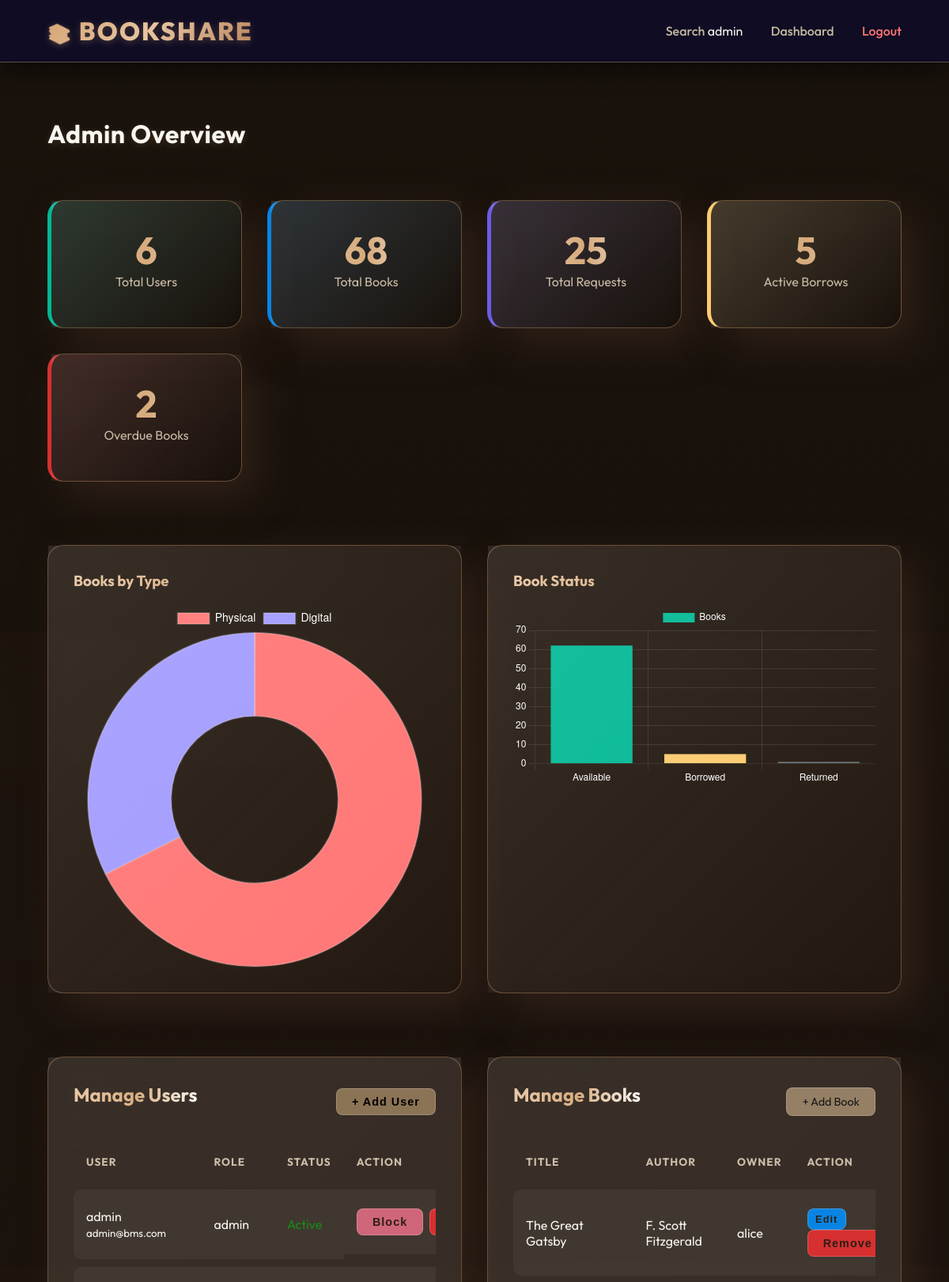
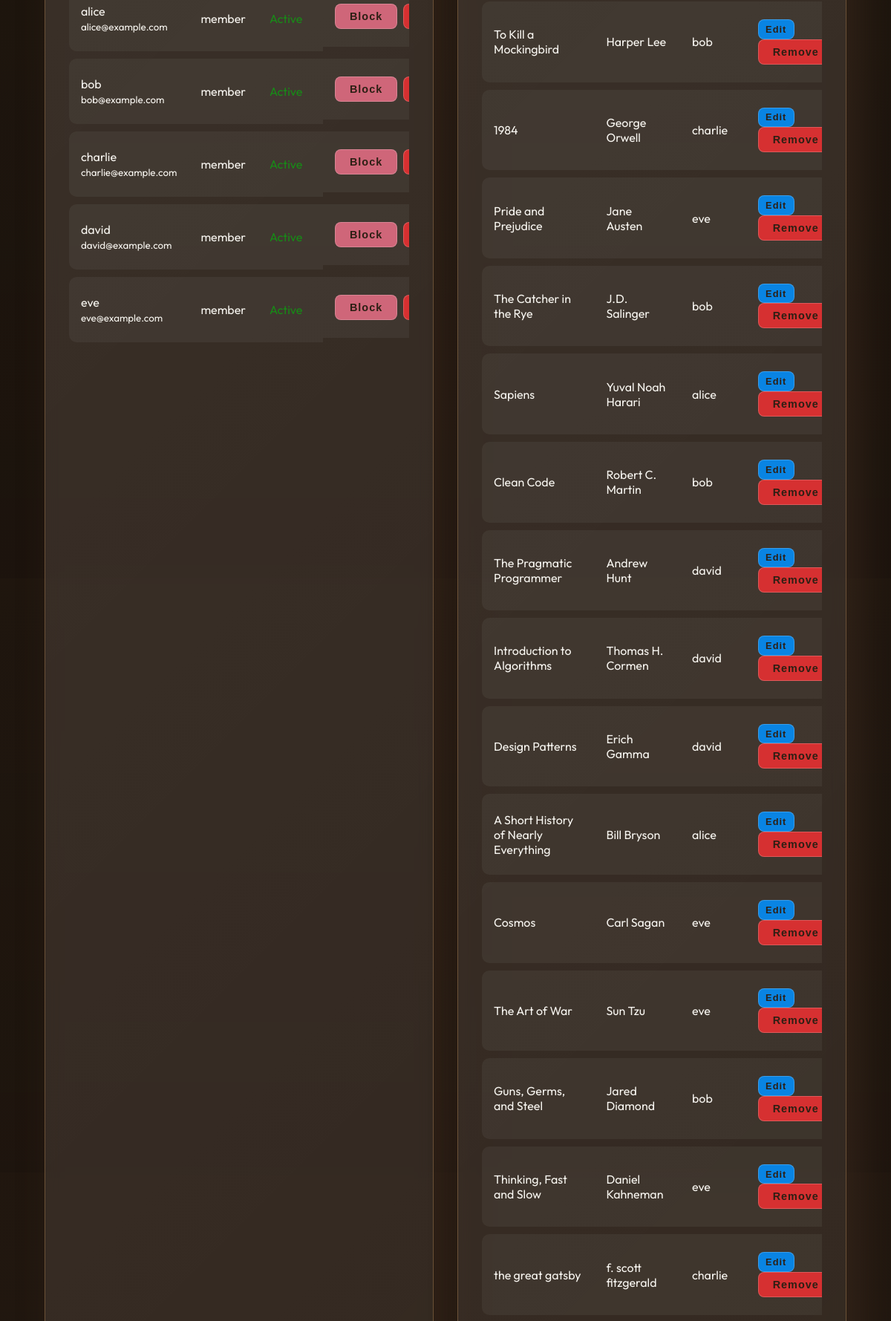
The page /admin (signed in, upper part) on the database its author committed (2 pictures, top to bottom).
### models.py (models this page shows, shortened)
class User(UserMixin, db.Model):
    id = db.Column(db.Integer, primary_key=True)
    username = db.Column(db.String(80), unique=True, nullable=False)
    email = db.Column(db.String(120), unique=True, nullable=False)
    password_hash = db.Column(db.String(512))
    role = db.Column(db.String(20), nullable=False, default='member') # member or admin
    is_blocked = db.Column(db.Boolean, default=False)

class Book(db.Model):
    id = db.Column(db.Integer, primary_key=True)
    title = db.Column(db.String(200), nullable=False)
    author = db.Column(db.String(200), nullable=False)
    category = db.Column(db.String(100), nullable=False)
    type = db.Column(db.String(20), nullable=False) # Physical or Digital
    location = db.Column(db.String(200), nullable=True) # New: Physical availability notes
    description = db.Column(db.Text, nullable=True) # New: Book description
    file_link = db.Column(db.String(500), nullable=True) # Link to digital resource
    filename = db.Column(db.String(500), nullable=True) # Uploaded file path
    likes = db.Column(db.Integer, default=0) # New Interactive Feature
    status = db.Column(db.String(20), default='Available') # Available, Borrowed, Returned
    is_deleted = db.Column(db.Boolean, default=False) # Soft delete flag
    owner_id = db.Column(db.Integer, db.ForeignKey('user.id'), nullable=False)
    owner = db.relationship('User', backref=db.backref('books', lazy=True))

### app.py (the view)
@app.route('/admin')
@login_required
def admin_dashboard():
    if current_user.role != 'admin':
        return "Unauthorized", 403
    users = User.query.all()
    books = Book.query.filter_by(is_deleted=False).all()
    total_users = User.query.count()
    total_books = Book.query.filter_by(is_deleted=False).count()
    total_requests = BorrowRequest.query.count()
    active_borrows = Book.query.filter(Book.status.ilike('borrowed'), Book.is_deleted == False).count()
    physical_books = Book.query.filter(Book.type.ilike('physical'), Book.is_deleted == False).count()
    digital_books = Book.query.filter(Book.type.ilike('digital'), Book.is_deleted == False).count()
    available_books = Book.query.filter(Book.status.ilike('available'), Book.is_deleted == False).count()
    borrowed_books = Book.query.filter(Book.status.ilike('borrowed'), Book.is_deleted == False).count()
    returned_books = Book.query.filter(Book.status.ilike('returned'), Book.is_deleted == False).count()
    import datetime
    today_str = datetime.date.today().strftime('%Y-%m-%d')
    overdue_books = BorrowRequest.query.join(Book).filter(
        BorrowRequest.request_status.ilike('accepted'),
        Book.status.ilike('borrowed'),
        BorrowRequest.proposed_date < today_str
    ).count()
    all_requests = BorrowRequest.query.all()
    return render_template('admin.html',
        users=users,
        books=books,
        total_users=total_users,
        total_books=total_books,
        total_requests=total_requests,
        active_borrows=active_borrows,
        physical_books=physical_books,
        digital_books=digital_books,
        available_books=available_books,
        borrowed_books=borrowed_books,
        returned_books=returned_books,
        overdue_books=overdue_books,
        all_requests=all_requests)

### templates/admin.html (shortened to what this page needs)
{% extends 'base.html' %}
{% block body_class %}page-admin{% endblock %}
{% block content %}
<h1 style="margin-bottom: 2rem;">Admin Overview</h1>
<div class="grid" style="margin-bottom: 3rem; grid-template-columns: repeat(auto-fit, minmax(200px, 1fr));">
    <div class="card"
        style="text-align: center; border-left: 5px solid #00b894; background: linear-gradient(135deg, rgba(0,184,148,0.1), transparent);">
        <h3 style="font-size: 3rem; margin-bottom: 0;">{{ total_users }}</h3>
        <p style="color: var(--text-muted); margin-top: 0;">Total Users</p>
    </div>
    <div class="card"
        style="text-align: center; border-left: 5px solid #0984e3; background: linear-gradient(135deg, rgba(9,132,227,0.1), transparent);">
        <h3 style="font-size: 3rem; margin-bottom: 0;">{{ total_books }}</h3>
        <p style="color: var(--text-muted); margin-top: 0;">Total Books</p>
    </div>
    <div class="card"
        style="text-align: center; border-left: 5px solid #6c5ce7; background: linear-gradient(135deg, rgba(108,92,231,0.1), transparent);">
        <h3 style="font-size: 3rem; margin-bottom: 0;">{{ total_requests }}</h3>
        <p style="color: var(--text-muted); margin-top: 0;">Total Requests</p>
    </div>
    <div class="card"
        style="text-align: center; border-left: 5px solid #fdcb6e; background: linear-gradient(135deg, rgba(253,203,110,0.1), transparent);">
        <h3 style="font-size: 3rem; margin-bottom: 0;">{{ active_borrows }}</h3>
        <p style="color: var(--text-muted); margin-top: 0;">Active Borrows</p>
    </div>
    <div class="card"
        style="text-align: center; border-left: 5px solid #d63031; background: linear-gradient(135deg, rgba(214,48,49,0.1), transparent);">
        <h3 style="font-size: 3rem; margin-bottom: 0;">{{ overdue_books }}</h3>
        <p style="color: var(--text-muted); margin-top: 0;">Overdue Books</p>
    </div>
</div>
<div
    style="display: grid; grid-template-columns: repeat(auto-fit, minmax(400px, 1fr)); gap: 2rem; margin-bottom: 3rem;">
    <div class="card" style="padding: 2rem;">
        <h3 style="margin-top: 0;">Books by Type</h3>
        <canvas id="bookTypeChart"></canvas>
    </div>
    <div class="card" style="padding: 2rem;">
        <h3 style="margin-top: 0;">Book Status</h3>
        <canvas id="bookStatusChart"></canvas>
    </div>
</div>
<div class="grid">
    <div class="card" style="transform-style: preserve-3d;">
        <div style="display: flex; justify-content: space-between; align-items: center; margin-bottom: 1rem;">
            <h2>Manage Users</h2>
            <button class="btn-small" onclick="toggleAddUserForm()"
                style="background: var(--secondary); color: #000; width: auto;">+ Add User</button>
        </div>
        <div style="overflow-x: auto;">
            <table>
                <thead>
                    <tr>
                        <th>User</th>
                        <th>Role</th>
                        <th>Status</th>
                        <th>Action</th>
                    </tr>
                </thead>
                <tbody>
                    {% for user in users %}
                    <tr>
                        <td>{{ user.username }}<br><small>{{ user.email }}</small></td>
                        <td>{{ user.role }}</td>
                        <td>
                            {% if user.is_blocked %}
                            <span style="color: red;">Blocked</span>
                            {% else %}
                            <span style="color: green;">Active</span>
                            {% endif %}
                        </td>
                        <td style="display: flex; gap: 0.5rem;">
                            {% if user.role != 'Admin' or user.id != current_user.id %}
                            <form method="POST" action="{{ url_for('toggle_block_user', id=user.id) }}">
                                <button type="submit" class="btn-small"
                                    style="background: {% if user.is_blocked %}#00b894{% else %}#cf6679{% endif %}; width: auto;">
                                    {% if user.is_blocked %}Unblock{% else %}Block{% endif %}
                                </button>
                            </form>
                            <form method="POST" action="{{ url_for('admin_delete_user', id=user.id) }}"
                                onsubmit="return confirm('Are you sure? User data will be lost.');">
                                <button type="submit" class="btn-small"
                                    style="background: #d63031; width: auto;">Delete</button>
                            </form>
                            {% endif %}
                        </td>
                    </tr>
                    {% endfor %}
                </tbody>
            </table>
        </div>
    </div>
    <div class="card" style="transform-style: preserve-3d;">
        <div style="display: flex; justify-content: space-between; align-items: center; margin-bottom: 1rem;">
            <h2>Manage Books</h2>
            <a href="{{ url_for('add_book') }}" class="btn-small"
                style="background: var(--secondary); text-decoration: none; display: inline-block; color: #000;">+ Add
                Book</a>
        </div>
        <div style="overflow-x: auto;">
            <table>
                <thead>
                    <tr>
                        <th>Title</th>
                        <th>Author</th>
                        <th>Owner</th>
                        <th>Action</th>
                    </tr>
                </thead>
                <tbody>
                    {% for book in books %}
                    <tr>
                        <td>{{ book.title }}</td>
                        <td>{{ book.author }}</td>
                        <td>{{ book.owner.username }}</td>
                        <td>
                            <a href="{{ url_for('edit_book', id=book.id) }}" style="text-decoration: none;">
                                <button class="btn-small"
                                    style="background: #0984e3; padding: 0.3rem 0.6rem; font-size: 0.8rem; width: auto; display: inline-block;">Edit</button>
                            </a>
                            <form method="POST" action="{{ url_for('delete_book_admin', id=book.id) }}"
                                onsubmit="return confirm('Delete this book universally?');" style="display:inline;">
                                <button type="submit" class="btn-small"
                                    style="background: #d63031; width: auto;">Remove</button>
                            </form>
                        </td>
                    </tr>
                    {% endfor %}
                </tbody>
            </table>
        </div>
    </div>
</div>
<script>
    function toggleAddUserForm() {
        const form = document.getElementById('addUserForm');
        form.style.display = form.style.display === 'none' ? 'block' : 'none';
    }
    // Books by Type Chart
    const typeCtx = document.getElementById('bookTypeChart').getContext('2d');
    new Chart(typeCtx, {
        type: 'doughnut',
        data: {
            labels: ['Physical', 'Digital'],
            datasets: [{
                data: [{{ physical_books }}, {{ digital_books }}],
        backgroundColor: ['#ff7675', '#a29bfe'],
        borderColor: 'rgba(255,255,255,0.2)',
        borderWidth: 2
    }]
        },
        options: {
        responsive: true,
        plugins: {
            legend: { labels: { color: '#fff', font: { size: 14 } } }
        }
    }
    });
    // Book Status Chart
    const statusCtx = document.getElementById('bookStatusChart').getContext('2d');
    new Chart(statusCtx, {
        type: 'bar',
        data: {
            labels: ['Available', 'Borrowed', 'Returned'],
            datasets: [{
                label: 'Books',
                data: [{{ available_books }}, {{ borrowed_books }}, {{ returned_books }}],
        backgroundColor: ['#00b894', '#fdcb6e', '#636e72'],
        borderWidth: 0
            }]
        },
        options: {
        responsive: true,
        scales: {
            y: {
                beginAtZero: true,
                ticks: { color: '#fff' },
                grid: { color: 'rgba(255,255,255,0.1)' }
            },
            x: {
                ticks: { color: '#fff' },
                grid: { color: 'rgba(255,255,255,0.1)' }
            }
        },
        plugins: {
            legend: { labels: { color: '#fff' } }
        }
    }
    });
</script>
{% endblock %}

### templates/base.html (shortened to what this page needs)
<!DOCTYPE html>
<html lang="en">
<head>
    <link rel="stylesheet" href="{{ url_for('static', filename='style.css') }}">
    <link rel="stylesheet" href="https://cdnjs.cloudflare.com/ajax/libs/font-awesome/6.4.0/css/all.min.css">
</head>
<body class="{% block body_class %}{% endblock %}">
    <nav>
        <a href="{{ url_for('index') }}" class="nav-brand">
            <span style="font-size: 1.5rem;">📚</span> BookShare
        </a>
        <div class="nav-links">
            <a href="{{ url_for('index') }}" class="{% if request.endpoint == 'index' %}active{% endif %}">Search</a>
            {% if current_user.is_authenticated %}
            <span>{{ current_user.username }}</span>
            <a href="{{ url_for('dashboard') }}"
                class="{% if request.endpoint == 'dashboard' %}active{% endif %}">Dashboard</a>
            <a href="{{ url_for('logout') }}" style="color: #ff7675;">Logout</a>
            {% else %}
            <a href="{{ url_for('login') }}">Login</a>
            <a href="{{ url_for('register') }}"
                style="color: #00cec9; border: 1px solid #00cec9; padding: 0.5rem 1.5rem; border-radius: 50px;">Sign
                Up</a>
            {% endif %}
        </div>
    </nav>
    <div class="container">
        {% block content %}{% endblock %}
    </div>
</body>
</html>

### rows shown on the page
User: username "admin", email "admin@bms.com", role "admin", is_blocked "Active"
User: username "alice", email "alice@example.com", role "member", is_blocked "Active"
User: username "bob", email "bob@example.com", role "member", is_blocked "Active"
User: username "charlie", email "charlie@example.com", role "member", is_blocked "Active"
User: username "david", email "david@example.com", role "member", is_blocked "Active"
User: username "eve", email "eve@example.com", role "member", is_blocked "Active"
Book: title "The Great Gatsby", author "F. Scott Fitzgerald", owner.username "alice"
Book: title "To Kill a Mockingbird", author "Harper Lee", owner.username "bob"
Book: title "1984", author "George Orwell", owner.username "charlie"
Book: title "Pride and Prejudice", author "Jane Austen", owner.username "eve"
Book: title "The Catcher in the Rye", author "J.D. Salinger", owner.username "bob"
Book: title "Sapiens", author "Yuval Noah Harari", owner.username "alice"
Book: title "Clean Code", author "Robert C. Martin", owner.username "bob"
Book: title "The Pragmatic Programmer", author "Andrew Hunt", owner.username "david"
Book: title "Introduction to Algorithms", author "Thomas H. Cormen", owner.username "david"
Book: title "Design Patterns", author "Erich Gamma", owner.username "david"
Book: title "A Short History of Nearly Everything", author "Bill Bryson", owner.username "alice"
Book: title "Cosmos", author "Carl Sagan", owner.username "eve"
Book: title "The Art of War", author "Sun Tzu", owner.username "eve"
Book: title "Guns, Germs, and Steel", author "Jared Diamond", owner.username "bob"
Book: title "Thinking, Fast and Slow", author "Daniel Kahneman", owner.username "eve"
Book: title "the great gatsby", author "f. scott fitzgerald", owner.username "charlie"

### other values the page prints
{{ total_users }} "6"
{{ total_books }} "68"
{{ total_requests }} "25"
{{ active_borrows }} "5"
{{ overdue_books }} "2"
chart data {{ physical_books }} 46
chart data {{ digital_books }} 22
chart data {{ available_books }} 62
chart data {{ borrowed_books }} 5
